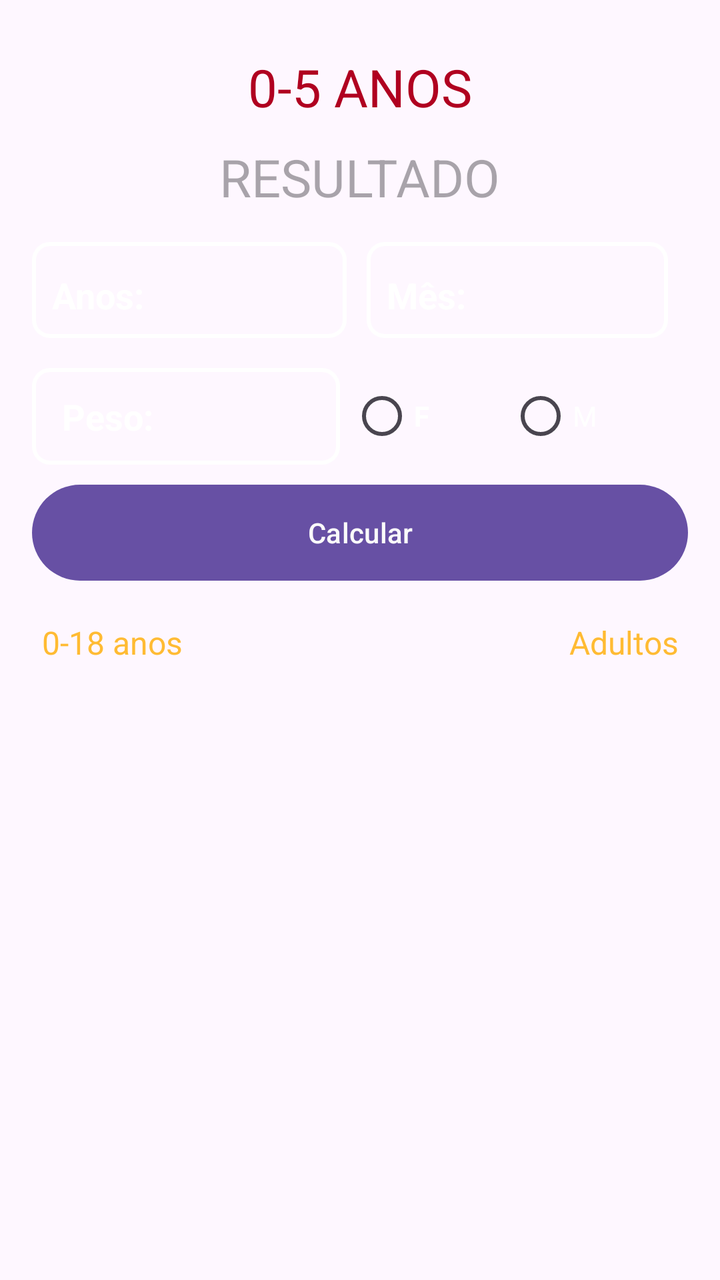
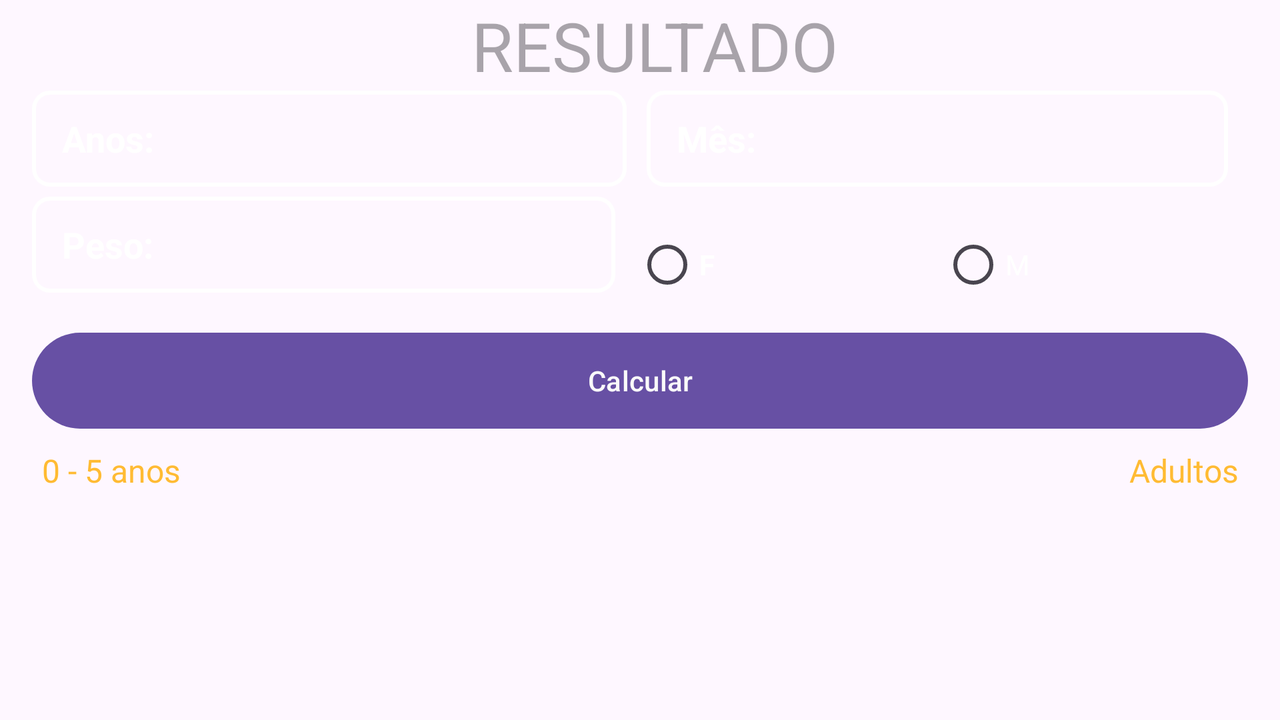

First picture: res/layout/ on a phone held upright. Second picture: the repository's own variant of that layout, on a device whose configuration matches the variant's folder. Source for both follows.
<!-- AndroidManifest.xml: application theme Theme.Docodela -->
<!-- res/layout/activity_criancas.xml -->
<?xml version="1.0" encoding="utf-8"?>
<LinearLayout xmlns:android="http://schemas.android.com/apk/res/android"
    xmlns:app="http://schemas.android.com/apk/res-auto"
    xmlns:tools="http://schemas.android.com/tools"
    android:layout_width="match_parent"
    android:layout_height="match_parent"
    android:background="@mipmap/back2"
    android:orientation="vertical"
    android:padding="16dp"
    android:layout_gravity="center"
    tools:context=".Criancas">

    <TextView
        android:id="@+id/txt_title_criancas"
        android:layout_width="match_parent"
        android:layout_height="wrap_content"
        android:paddingTop="10dp"
        android:text="0-5 anos"
        android:textAlignment="center"
        android:textAllCaps="true"
        android:textColor="@color/design_default_color_error"
        android:textSize="26sp"
        tools:layout_editor_absoluteX="16dp" />

    <TextView
        android:id="@+id/resultado_nominal_criancas"
        android:layout_width="wrap_content"
        android:layout_height="wrap_content"
        android:layout_marginTop="10dp"
        android:layout_gravity="center"
        android:hint="RESULTADO"
        android:textAlignment="center"
        android:textAllCaps="true"
        android:textSize="26sp"/>













    <LinearLayout
        android:layout_width="match_parent"
        android:layout_height="wrap_content"
        android:orientation="horizontal"
        app:layout_constraintTop_toBottomOf="@+id/txt_title_criancas"
        android:layout_marginVertical="15dp">

        <EditText
            android:id="@+id/input_year_criancas"
            android:layout_width="wrap_content"
            android:layout_height="wrap_content"
            android:minHeight="48dp"
            android:layout_weight="1"
            android:background="@drawable/edit_bg"
            android:hint="Anos:"
            android:inputType="numberDecimal"
            android:paddingStart="10dp"
            android:paddingTop="5dp"
            android:textColorHint="@color/design_default_color_background"
            android:textStyle="bold"
            android:layout_marginRight="10dp"/>

        <EditText
            android:id="@+id/input_month_criancas"
            android:layout_width="wrap_content"
            android:layout_height="wrap_content"
            android:minHeight="48dp"
            android:layout_weight="1"
            android:background="@drawable/edit_bg"
            android:hint="Mês:"
            android:inputType="numberDecimal"
            android:paddingStart="10dp"
            android:paddingTop="5dp"
            android:textColorHint="@color/design_default_color_background"
            android:textStyle="bold"
            android:layout_marginRight="10dp"/>


    </LinearLayout>

    <LinearLayout
        android:layout_width="match_parent"
        android:layout_height="wrap_content"
        android:orientation="horizontal">

        <EditText
            android:id="@+id/input_weight_criancas"
            android:layout_width="wrap_content"
            android:layout_height="wrap_content"
            android:layout_marginEnd="5dp"
            android:layout_weight="1.25"
            android:minHeight="48dp"
            android:background="@drawable/edit_bg"
            android:hint="Peso:"
            android:inputType="numberDecimal"
            android:paddingHorizontal="15dp"
            android:paddingVertical="12dp"
            android:paddingStart="15dp"
            android:textColorHint="@color/design_default_color_background"
            android:textStyle="bold"/>


        <RadioGroup
            android:id="@+id/radioGroup"
            android:layout_width="wrap_content"
            android:layout_height="wrap_content"
            android:orientation="horizontal"
            android:layout_weight="1"
            android:layout_marginEnd="10dp">

            <RadioButton
                android:id="@+id/btn_radio_F_criancas"
                android:layout_width="wrap_content"
                android:layout_height="wrap_content"
                android:layout_weight="0.25"
                android:text="F"
                android:textAlignment="textStart"
                android:textAllCaps="true"
                android:textColor="@color/white"
                android:textStyle="bold"/>

            <RadioButton
                android:id="@+id/btn_radio_M_criancas"
                android:layout_width="wrap_content"
                android:layout_height="wrap_content"
                android:layout_weight="0.25"
                android:text="M"
                android:textAllCaps="true"
                android:textColor="@color/white" />

        </RadioGroup>

    </LinearLayout>

    <Button
        android:id="@+id/btn_calcular_criancas"
        android:layout_width="match_parent"
        android:layout_height="wrap_content"
        android:layout_marginTop="10dp"
        android:background="@drawable/button_bg"
        android:backgroundTint="@color/editColor"
        android:onClick="btn_calcular_criancas"
        android:text="Calcular"
        android:textColor="#fafafa"/>


    <LinearLayout
        android:layout_width="match_parent"
        android:layout_height="wrap_content"
        android:orientation="horizontal"
        app:layout_constraintTop_toBottomOf="@+id/btn_calcular_criancas"
        android:layout_marginVertical="15dp">

        <TextView
            android:id="@+id/link_AD_Adolescentes"
            android:layout_width="wrap_content"
            android:layout_height="wrap_content"
            android:layout_weight="1"
            android:paddingStart="5dp"
            android:paddingTop="5dp"
            android:paddingEnd="5dp"
            android:paddingBottom="5dp"
            android:layout_marginEnd="50dp"
            android:text="0-18 anos"
            android:textColor="@android:color/holo_orange_light"
            android:textSize="16sp"/>

        <TextView
            android:id="@+id/link_adultos"
            android:layout_width="wrap_content"
            android:layout_height="wrap_content"
            android:layout_weight="1"
            android:gravity="end"
            android:paddingStart="5dp"
            android:paddingTop="5dp"
            android:paddingEnd="5dp"
            android:paddingBottom="5dp"
            android:layout_marginStart="50dp"
            android:text="Adultos"
            android:textColor="@android:color/holo_orange_light"
            android:textSize="16sp" />

    </LinearLayout>

</LinearLayout>
<!-- resources referenced by this layout -->
<resources>
  <color name="editColor">#7d32a8</color>
  <color name="white">#FFFFFFFF</color>
  <!-- drawable button_bg (drawable) -->
  <?xml version="1.0" encoding="utf-8"?>
  <shape xmlns:android="http://schemas.android.com/apk/res/android">
      <corners android:radius="80dp"/>
      <solid android:color="#7d32a8"/>
  </shape>
  <!-- drawable edit_bg (drawable) -->
  <?xml version="1.0" encoding="utf-8"?>
  <shape xmlns:android="http://schemas.android.com/apk/res/android">
      <corners android:radius="8dp"/>
      <stroke android:color="@color/design_default_color_on_primary" android:width="2dp"/>
  </shape>
  <style name="Theme.Docodela" parent="Base.Theme.Docodela" />
  <style name="Base.Theme.Docodela" parent="Theme.Material3.DayNight.NoActionBar">
          
          
      </style>
</resources>
<!-- res/layout-land/activity_criancas.xml (the repository's variant of the layout above) -->
<!-- drawn on the phone turned sideways -->
<?xml version="1.0" encoding="utf-8"?>
<LinearLayout xmlns:android="http://schemas.android.com/apk/res/android"
    xmlns:app="http://schemas.android.com/apk/res-auto"
    xmlns:tools="http://schemas.android.com/tools"
    android:layout_width="match_parent"
    android:layout_height="match_parent"
    android:background="@mipmap/back2"
    android:orientation="vertical"
    android:paddingStart="16dp"
    android:paddingEnd="16dp"
    android:paddingBottom="25dp"

    android:layout_gravity="center"
    tools:context=".Criancas">

    <LinearLayout
        android:layout_width="match_parent"
        android:layout_height="wrap_content"
        android:orientation="horizontal">













        <TextView
            android:id="@+id/resultado_nominal_criancas"
            android:layout_width="match_parent"
            android:layout_height="wrap_content"
            android:layout_marginStart="15dp"
            android:hint="RESULTADO"
            android:textAlignment="center"
            android:textAllCaps="true"
            android:textSize="34sp" />
    </LinearLayout>

    <LinearLayout
        android:layout_width="match_parent"
        android:layout_height="wrap_content"
        android:orientation="horizontal"
        android:layout_marginBottom="5dp">

        <EditText
            android:id="@+id/input_year_criancas"
            android:layout_width="wrap_content"
            android:layout_height="wrap_content"
            android:minHeight="48dp"
            android:layout_weight="1"
            android:background="@drawable/edit_bg"
            android:hint="Anos:"
            android:inputType="numberDecimal"
            android:paddingStart="15dp"
            android:textColorHint="@color/design_default_color_background"
            android:textStyle="bold"
            android:layout_marginEnd="10dp"/>

        <EditText
            android:id="@+id/input_month_criancas"
            android:layout_width="wrap_content"
            android:layout_height="wrap_content"
            android:minHeight="48dp"
            android:layout_weight="1"
            android:background="@drawable/edit_bg"
            android:hint="Mês:"
            android:inputType="numberDecimal"
            android:paddingStart="15dp"
            android:textColorHint="@color/design_default_color_background"
            android:textStyle="bold"
            android:layout_marginRight="10dp"/>

    </LinearLayout>

    <LinearLayout
        android:layout_width="match_parent"
        android:layout_height="wrap_content"
        android:orientation="horizontal">

        <EditText
            android:id="@+id/input_weight_criancas"
            android:layout_width="wrap_content"
            android:layout_height="wrap_content"
            android:layout_weight="1.1"
            android:minHeight="48dp"
            android:background="@drawable/edit_bg"
            android:hint="Peso:"
            android:inputType="numberDecimal"
            android:paddingStart="15dp"
            android:textColorHint="@color/design_default_color_background"
            android:layout_marginEnd="10dp"
            android:textStyle="bold"/>


        <RadioGroup
            android:id="@+id/radioGroup"
            android:layout_width="wrap_content"
            android:layout_height="wrap_content"
            android:orientation="horizontal"
            android:paddingTop="10dp"
            android:layout_weight="1">


            <RadioButton
                android:id="@+id/btn_radio_F_criancas"
                android:layout_width="wrap_content"
                android:layout_height="wrap_content"
                android:layout_weight="0.5"
                android:text="F"
                android:textAlignment="textStart"
                android:textAllCaps="true"
                android:textColor="@color/white"
                android:textStyle="bold"/>

            <RadioButton
                android:id="@+id/btn_radio_M_criancas"
                android:layout_width="wrap_content"
                android:layout_height="wrap_content"
                android:layout_weight="0.5"
                android:text="M"
                android:textAllCaps="true"
                android:textColor="@color/white" />

        </RadioGroup>

    </LinearLayout>

    <LinearLayout
        android:layout_width="match_parent"
        android:layout_height="wrap_content"
        android:orientation="horizontal">


        <Button
            android:id="@+id/btn_calcular_criancas"
            android:layout_width="match_parent"
            android:layout_height="wrap_content"
            android:layout_weight="2"
            android:layout_marginTop="10dp"
            android:background="@drawable/button_bg"
            android:backgroundTint="@color/editColor"
            android:onClick="btn_calcular_criancas"
            android:text="Calcular"
            android:textColor="#fafafa"/>



    </LinearLayout>


    <LinearLayout
        android:layout_width="match_parent"
        android:layout_height="wrap_content"
        android:orientation="horizontal"
        app:layout_constraintTop_toBottomOf="@+id/btn_calcular_criancas"
        android:layout_marginVertical="5dp">

        <TextView
            android:id="@+id/link_AD_Adolescentes"
            android:layout_width="wrap_content"
            android:layout_height="wrap_content"
            android:layout_weight="1"
            android:paddingStart="5dp"
            android:paddingTop="5dp"
            android:paddingEnd="5dp"
            android:paddingBottom="5dp"
            android:layout_marginEnd="50dp"
            android:text="0 - 5 anos"
            android:textColor="@android:color/holo_orange_light"
            android:textSize="16sp"/>

        <TextView
            android:id="@+id/link_adultos"
            android:layout_width="wrap_content"
            android:layout_height="wrap_content"
            android:layout_weight="1"
            android:gravity="end"
            android:paddingStart="5dp"
            android:paddingTop="5dp"
            android:paddingEnd="5dp"
            android:paddingBottom="5dp"
            android:layout_marginStart="50dp"
            android:text="Adultos"
            android:textColor="@android:color/holo_orange_light"
            android:textSize="16sp" />

    </LinearLayout>

</LinearLayout>
